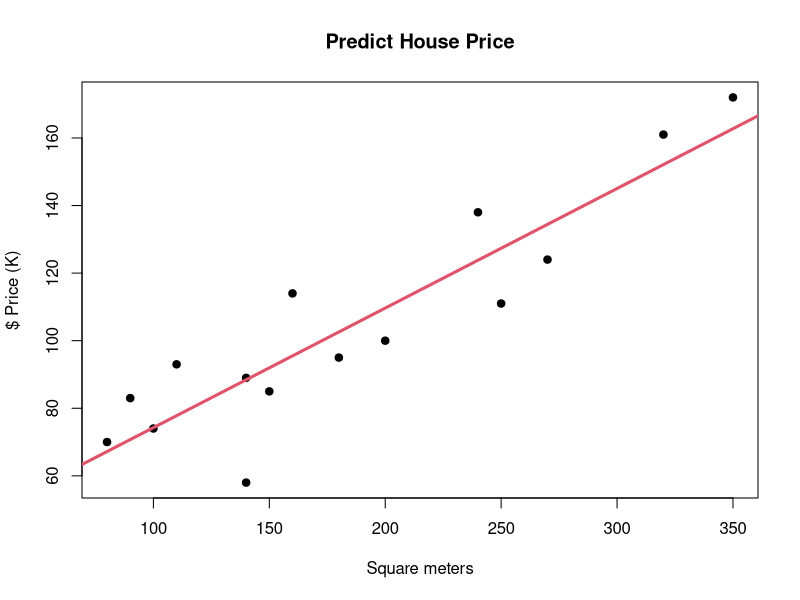
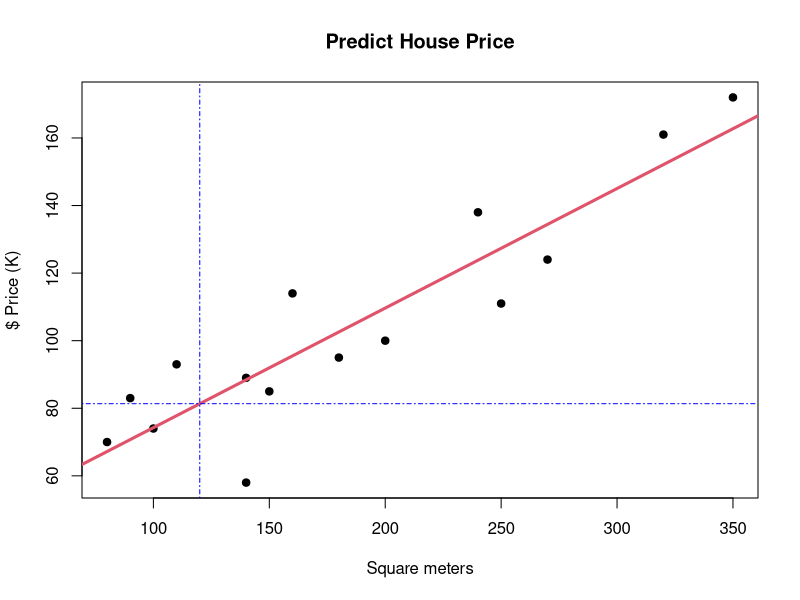
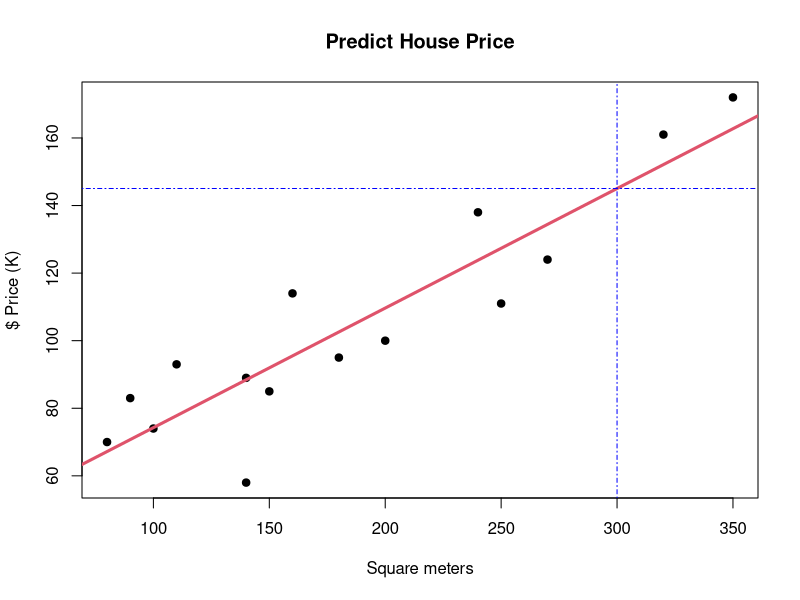

Write R code to recreate these figures, in order.
## ---- chunk 1
library(knitr) # Markdown 

# Figures Label
opts_chunk$set(fig.path='figures/plot-predicthouse-')
#opts_chunk$set(echo=FALSE, fig.path='figures/plot-predicthouse-', cache=TRUE)
## ---- chunk 2
size <- c(80,90, 100, 110, 140, 140, 150, 160, 180, 200, 240, 250, 270, 320, 350)
price <- c(70, 83, 74, 93, 89, 58, 85, 114, 95, 100, 138, 111, 124, 161, 172)
housePrices <- data.frame(cbind(size, price))
## ---- chunk 3
model.regression <- lm(housePrices$price ~ housePrices$size)
model.regression
## ---- chunk 4
predict(model.regression)
## ---- chunk 5
plot(housePrices$size, housePrices$price, xlab="Square meters", ylab="$ Price (K)", main="Predict House Price",pch=19)
abline(model.regression, col=2, lwd=3)
## ---- chunk 6
sizequery <- 120
#newdata <- data.frame(price=sizequery)
#predict.lm(model.regression, newdata, interval="confidence")
result <- model.regression$coefficients[1] + sizequery*model.regression$coefficients[2]
print(paste0("Predicting House Price of 120 squared meters: ", round(result, 2)))
plot(housePrices$size, housePrices$price, xlab="Square meters", ylab="$ Price (K)", main="Predict House Price",pch=19)
abline(model.regression, col=2, lwd=3)
abline(h=result, v=sizequery, col="blue", lty="dotdash")
## ---- chunk 7
sizequery <- 300
result <- model.regression$coefficients[1] + sizequery*model.regression$coefficients[2]
print(paste0("Predicting House Price of 300 squared meters: ", round(result, 2)))
plot(housePrices$size, housePrices$price, xlab="Square meters", ylab="$ Price (K)", main="Predict House Price",pch=19)
abline(model.regression, col=2, lwd=3)
abline(h=result, v=sizequery, col="blue", lty="dotdash")
